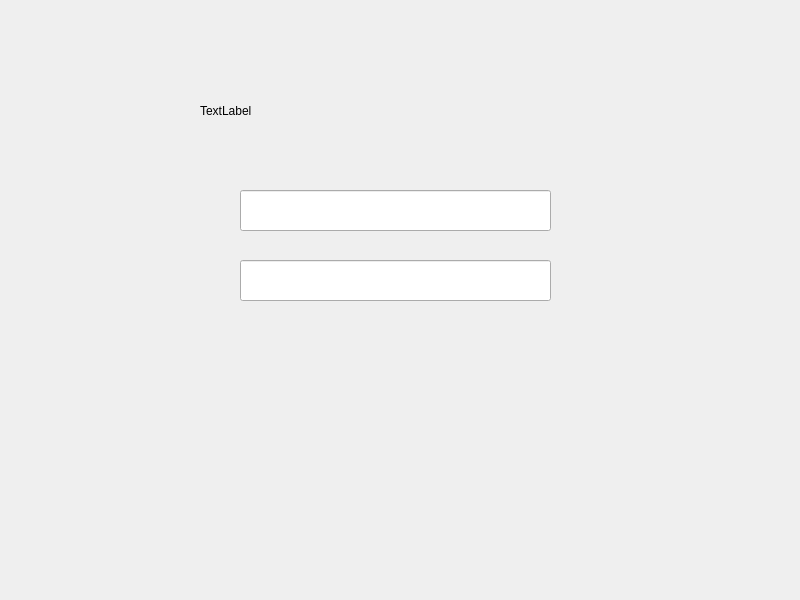
<?xml version="1.0" encoding="UTF-8"?>
<ui version="4.0">
 <class>Widget</class>
 <widget class="QWidget" name="Widget">
  <property name="geometry">
   <rect>
    <x>0</x>
    <y>0</y>
    <width>800</width>
    <height>600</height>
   </rect>
  </property>
  <property name="windowTitle">
   <string>Widget</string>
  </property>
  <widget class="QLabel" name="label">
   <property name="geometry">
    <rect>
     <x>200</x>
     <y>90</y>
     <width>391</width>
     <height>41</height>
    </rect>
   </property>
   <property name="text">
    <string>TextLabel</string>
   </property>
  </widget>
  <widget class="QLineEdit" name="lineEdit">
   <property name="geometry">
    <rect>
     <x>240</x>
     <y>190</y>
     <width>311</width>
     <height>41</height>
    </rect>
   </property>
  </widget>
  <widget class="QLineEdit" name="lineEdit_2">
   <property name="geometry">
    <rect>
     <x>240</x>
     <y>260</y>
     <width>311</width>
     <height>41</height>
    </rect>
   </property>
  </widget>
 </widget>
 <resources/>
 <connections/>
</ui>
